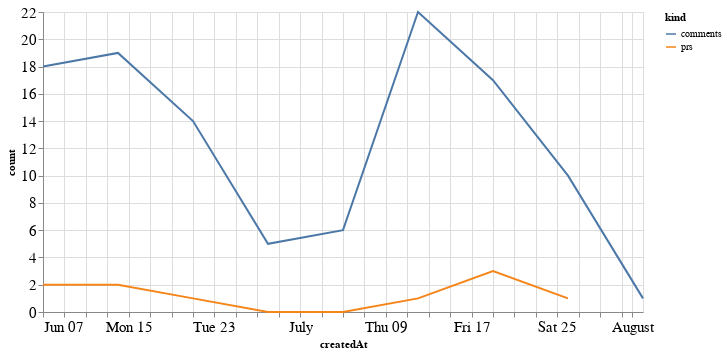

The notebook cell this image was saved under:
### Code cell
alt.Chart(total_time, width=600).mark_line().encode(
    x='createdAt',
    y='count',
    color='kind'
)

### Figure 1 — Vega-Lite specification as saved in the notebook (floating-point values rounded to 4 significant figures)
{"config": {"axisLeft": {"labelFontSize": 15}, "axisBottom": {"labelFontSize": 15}}, "data": {"name": "data-7ad68d93dd27e1249c4ce620f52e8bfd"}, "mark": "line", "encoding": {"color": {"type": "nominal", "field": "kind"}, "x": {"type": "temporal", "field": "createdAt"}, "y": {"type": "quantitative", "field": "count"}}, "width": 600, "$schema": "https://vega.github.io/schema/vega-lite/v4.8.1.json", "datasets": {"data-7ad68d93dd27e1249c4ce620f52e8bfd": [{"createdAt": "2020-06-07T00:00:00", "kind": "prs", "count": 2.0}, {"createdAt": "2020-06-14T00:00:00", "kind": "prs", "count": 2.0}, {"createdAt": "2020-06-21T00:00:00", "kind": "prs", "count": 1.0}, {"createdAt": "2020-06-28T00:00:00", "kind": "prs", "count": 0.0}, {"createdAt": "2020-07-05T00:00:00", "kind": "prs", "count": 0.0}, {"createdAt": "2020-07-12T00:00:00", "kind": "prs", "count": 1.0}, {"createdAt": "2020-07-19T00:00:00", "kind": "prs", "count": 3.0}, {"createdAt": "2020-07-26T00:00:00", "kind": "prs", "count": 1.0}, {"createdAt": "2020-08-02T00:00:00", "kind": "prs", "count": null}, {"createdAt": "2020-06-07T00:00:00", "kind": "comments", "count": 18.0}, {"createdAt": "2020-06-14T00:00:00", "kind": "comments", "count": 19.0}, {"createdAt": "2020-06-21T00:00:00", "kind": "comments", "count": 14.0}, {"createdAt": "2020-06-28T00:00:00", "kind": "comments", "count": 5.0}, {"createdAt": "2020-07-05T00:00:00", "kind": "comments", "count": 6.0}, {"createdAt": "2020-07-12T00:00:00", "kind": "comments", "count": 22.0}, {"createdAt": "2020-07-19T00:00:00", "kind": "comments", "count": 17.0}, {"createdAt": "2020-07-26T00:00:00", "kind": "comments", "count": 10.0}, {"createdAt": "2020-08-02T00:00:00", "kind": "comments", "count": 1.0}]}}
